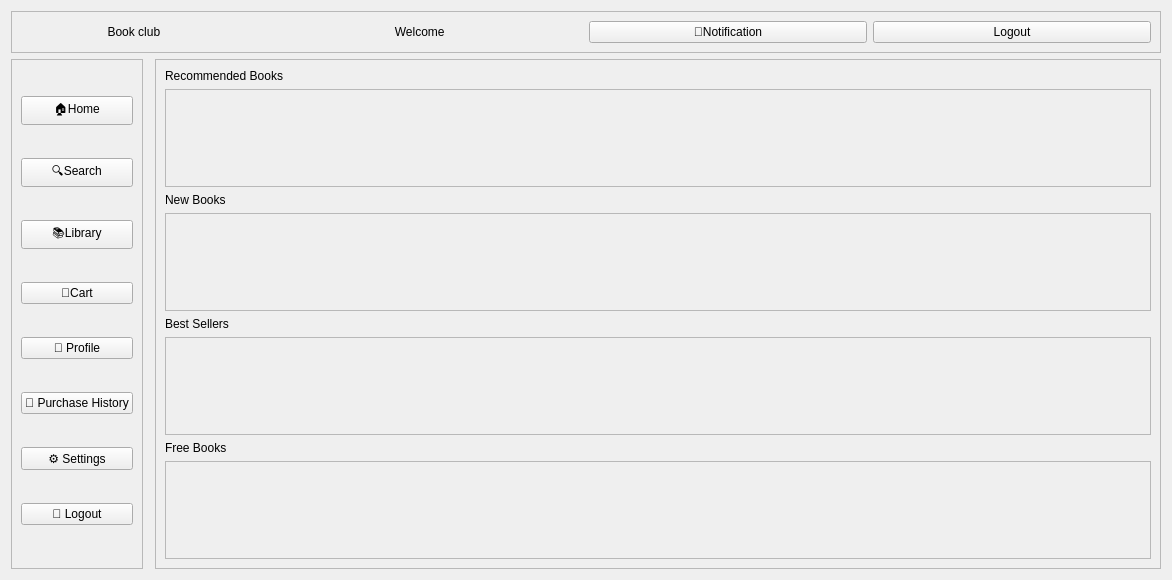
<?xml version="1.0" encoding="UTF-8"?>
<ui version="4.0">
 <class>CustomerPage</class>
 <widget class="QWidget" name="CustomerPage">
  <property name="enabled">
   <bool>true</bool>
  </property>
  <property name="geometry">
   <rect>
    <x>0</x>
    <y>0</y>
    <width>1172</width>
    <height>580</height>
   </rect>
  </property>
  <property name="minimumSize">
   <size>
    <width>0</width>
    <height>0</height>
   </size>
  </property>
  <property name="cursor">
   <cursorShape>PointingHandCursor</cursorShape>
  </property>
  <property name="windowTitle">
   <string>Customer Panel</string>
  </property>
  <property name="styleSheet">
   <string notr="true">#Sidebar {
    background-color: #2F3E46;
    border-left: 1px solid #354F52;
}
#SidebarTitle {
    color: #CAD2C5;
    font-size: 16px;
    font-weight: bold;
    padding-bottom: 10px;
    border-bottom: 2px solid #52796F;
}
#Sidebar QPushButton {
    background-color: transparent;
    color: #CAD2C5;
    border: none;
    border-radius: 6px;
    padding: 12px 15px;
    font-size: 13px;
    text-align: right;
}
#Sidebar QPushButton:hover {
    background-color: #354F52;
    color: #FFFFFF;
}
#Sidebar QPushButton:checked {
    background-color: #52796F;
    color: #FFFFFF;
    font-weight: bold;
}
#btnLogout {
    background-color: #841C26;
    color: white;
    text-align: center;
}
#btnLogout:hover {
    background-color: #A8201A;
}
#MainStackedWidget {
    background-color: #FAFAFA;
}</string>
  </property>
  <layout class="QGridLayout" name="gridLayout">
   <item row="1" column="0">
    <widget class="QFrame" name="sideMenuFrame">
     <property name="frameShape">
      <enum>QFrame::StyledPanel</enum>
     </property>
     <property name="frameShadow">
      <enum>QFrame::Raised</enum>
     </property>
     <layout class="QVBoxLayout" name="verticalLayout">
      <item>
       <widget class="QPushButton" name="homeButton">
        <property name="text">
         <string>🏠Home</string>
        </property>
       </widget>
      </item>
      <item>
       <widget class="QPushButton" name="searchButton">
        <property name="text">
         <string>🔍Search</string>
        </property>
       </widget>
      </item>
      <item>
       <widget class="QPushButton" name="libraryButton">
        <property name="text">
         <string>📚Library</string>
        </property>
       </widget>
      </item>
      <item>
       <widget class="QPushButton" name="cartButton">
        <property name="text">
         <string>🛒Cart</string>
        </property>
       </widget>
      </item>
      <item>
       <widget class="QPushButton" name="profileButton">
        <property name="text">
         <string>👤 Profile</string>
        </property>
       </widget>
      </item>
      <item>
       <widget class="QPushButton" name="historyButton">
        <property name="text">
         <string>📖 Purchase History</string>
        </property>
       </widget>
      </item>
      <item>
       <widget class="QPushButton" name="settingsButton">
        <property name="text">
         <string>⚙ Settings</string>
        </property>
       </widget>
      </item>
      <item>
       <widget class="QPushButton" name="logoutButton">
        <property name="text">
         <string>🚪 Logout</string>
        </property>
       </widget>
      </item>
     </layout>
    </widget>
   </item>
   <item row="1" column="2">
    <widget class="QFrame" name="contentFrame">
     <property name="frameShape">
      <enum>QFrame::StyledPanel</enum>
     </property>
     <property name="frameShadow">
      <enum>QFrame::Raised</enum>
     </property>
     <layout class="QVBoxLayout" name="verticalLayout_2">
      <item>
       <widget class="QLabel" name="recommendedLabel">
        <property name="text">
         <string>Recommended Books</string>
        </property>
       </widget>
      </item>
      <item>
       <widget class="QScrollArea" name="recommendedScrollArea">
        <property name="widgetResizable">
         <bool>true</bool>
        </property>
        <widget class="QWidget" name="recommendedContainer">
         <property name="geometry">
          <rect>
           <x>0</x>
           <y>0</y>
           <width>943</width>
           <height>84</height>
          </rect>
         </property>
        </widget>
       </widget>
      </item>
      <item>
       <widget class="QLabel" name="newBooksLabel">
        <property name="text">
         <string>New Books</string>
        </property>
       </widget>
      </item>
      <item>
       <widget class="QScrollArea" name="newBooksScrollArea">
        <property name="widgetResizable">
         <bool>true</bool>
        </property>
        <widget class="QWidget" name="newBooksContainer">
         <property name="geometry">
          <rect>
           <x>0</x>
           <y>0</y>
           <width>943</width>
           <height>85</height>
          </rect>
         </property>
        </widget>
       </widget>
      </item>
      <item>
       <widget class="QLabel" name="bestSellerLabel">
        <property name="text">
         <string>Best Sellers</string>
        </property>
       </widget>
      </item>
      <item>
       <widget class="QScrollArea" name="bestSellerScrollArea">
        <property name="widgetResizable">
         <bool>true</bool>
        </property>
        <widget class="QWidget" name="bestSellerContainer">
         <property name="geometry">
          <rect>
           <x>0</x>
           <y>0</y>
           <width>943</width>
           <height>84</height>
          </rect>
         </property>
        </widget>
       </widget>
      </item>
      <item>
       <widget class="QLabel" name="freeBooksLabel">
        <property name="text">
         <string>Free Books</string>
        </property>
       </widget>
      </item>
      <item>
       <widget class="QScrollArea" name="freeBooksScrollArea">
        <property name="widgetResizable">
         <bool>true</bool>
        </property>
        <widget class="QWidget" name="freeBooksContainer">
         <property name="geometry">
          <rect>
           <x>0</x>
           <y>0</y>
           <width>943</width>
           <height>84</height>
          </rect>
         </property>
        </widget>
       </widget>
      </item>
     </layout>
    </widget>
   </item>
   <item row="0" column="0" colspan="3">
    <widget class="QFrame" name="headerFrame">
     <property name="frameShape">
      <enum>QFrame::StyledPanel</enum>
     </property>
     <property name="frameShadow">
      <enum>QFrame::Raised</enum>
     </property>
     <layout class="QHBoxLayout" name="horizontalLayout">
      <item>
       <widget class="QLabel" name="titleLabel">
        <property name="text">
         <string>                          Book club</string>
        </property>
       </widget>
      </item>
      <item>
       <widget class="QLabel" name="welcomeLabel">
        <property name="text">
         <string>                           Welcome</string>
        </property>
       </widget>
      </item>
      <item>
       <widget class="QPushButton" name="notificationButton">
        <property name="text">
         <string>🔔Notification</string>
        </property>
       </widget>
      </item>
      <item>
       <widget class="QPushButton" name="logoutTopButton">
        <property name="text">
         <string>Logout</string>
        </property>
       </widget>
      </item>
     </layout>
    </widget>
   </item>
  </layout>
 </widget>
 <resources/>
 <connections/>
</ui>
